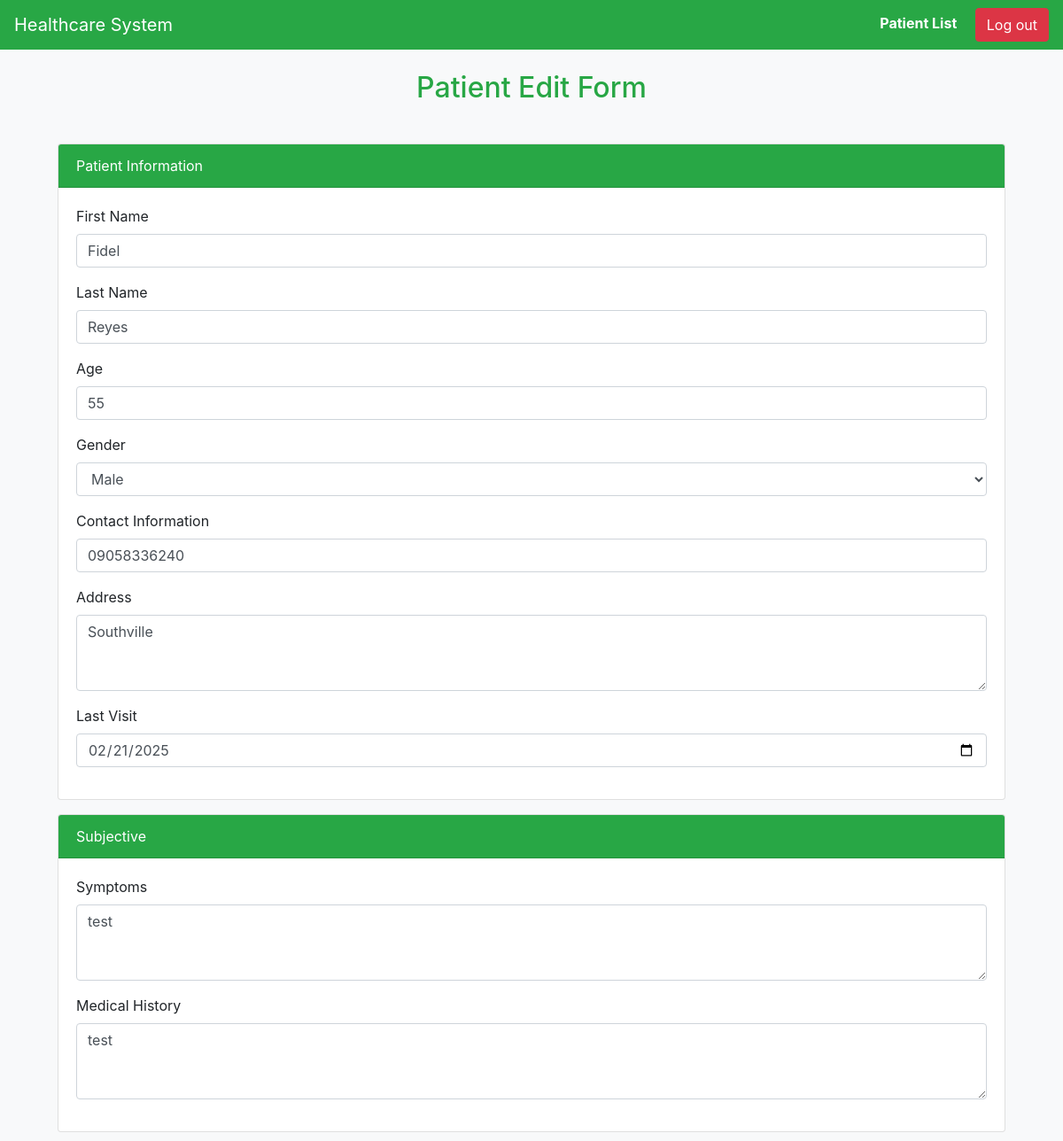
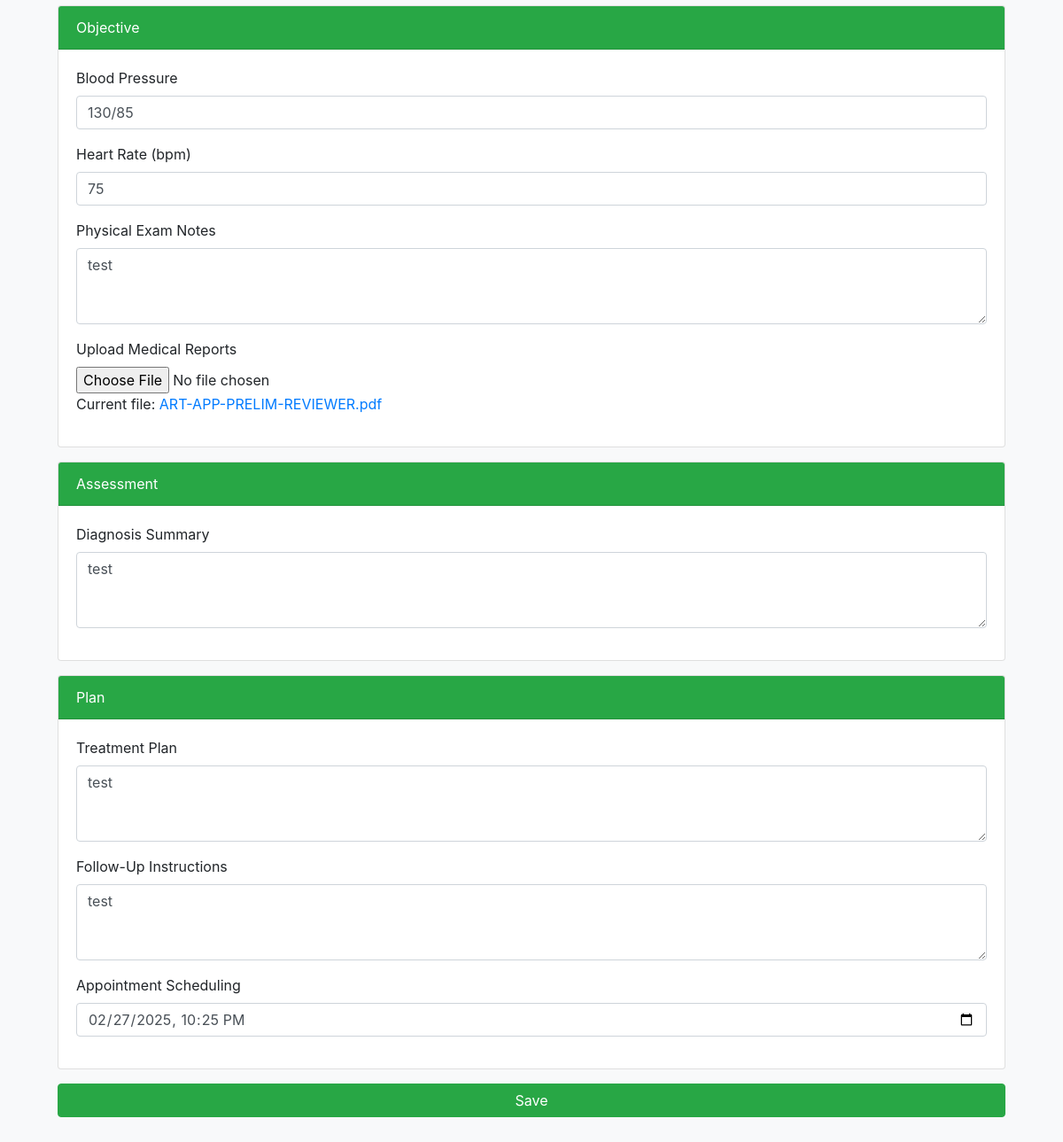
/edit-patient.php?id=6 (signed in), run on the app's committed database (2 pictures, top to bottom).
### tables this page shows
CREATE TABLE `patients` (
  `patient_id` int(11) NOT NULL,
  `first_name` varchar(50) NOT NULL,
  `last_name` varchar(50) NOT NULL,
  `age` int(11) NOT NULL,
  `gender` enum('Male','Female','Other') DEFAULT NULL,
  `contact_info` varchar(100) DEFAULT NULL,
  `address` varchar(255) NOT NULL,
  `last_visit` date DEFAULT NULL,
  `created_at` timestamp NULL DEFAULT current_timestamp()
);

CREATE TABLE `soap_notes` (
  `soap_id` int(11) NOT NULL,
  `patient_id` int(11) NOT NULL,
  `symptoms` text NOT NULL,
  `medical_history` text NOT NULL,
  `blood_pressure` varchar(10) DEFAULT NULL,
  `heart_rate` int(11) DEFAULT NULL,
  `physical_exam_notes` text DEFAULT NULL,
  `diagnosis_summary` text DEFAULT NULL,
  `treatment_plan` text DEFAULT NULL,
  `follow_up_instructions` text DEFAULT NULL,
  `appointment_date` datetime DEFAULT NULL,
  `file_path` varchar(255) DEFAULT NULL,
  `created_at` timestamp NULL DEFAULT current_timestamp()
);

### edit-patient.php (the view, shortened to what this page needs)
<?php
    include "db-connection.php";
    if ($_SERVER['REQUEST_METHOD'] == 'GET' && isset($_GET['id'])) {
        $patient_id = $_GET['id'];
        $sql = "SELECT * FROM patients WHERE patient_id = $patient_id";
        $result = $conn->query($sql);
        if ($result->num_rows > 0) {
            $patient = $result->fetch_assoc();
        } else {
            echo "<script>alert('Patient not found');</script>";
            header("Location: patient_list.php");
            exit();
        }
        $sqlSoap = "SELECT * FROM soap_notes WHERE patient_id = $patient_id";
        $resultSoap = $conn->query($sqlSoap);
        if ($resultSoap->num_rows > 0) {
            $soap = $resultSoap->fetch_assoc();
        } else {
            echo "<script>alert('SOAP notes not found');</script>";
            header("Location: patient_list.php");
            exit();
        }
    }
?>
<!DOCTYPE html>
<html lang="en">
<head>
    <link href="https://stackpath.bootstrapcdn.com/bootstrap/4.5.2/css/bootstrap.min.css" rel="stylesheet">
</head>
<body>
    <nav class="navbar navbar-expand-lg navbar-dark bg-success">
        <a class="navbar-brand" href="dashboard.php">Healthcare System</a>
        <div class="ml-auto">
            <a class="patient-list text-white mr-3 font-weight-bold" href="patient_list.php">Patient List</a>
            <a class="btn btn-danger" href="logout.php">Log out</a>
        </div>
    </nav>
    <div class="container mt-4">
        <div class="text-center mb-4">
            <h2 class="text-success">Patient Edit Form</h2>
        </div>
        <div class="card-body">
            <form action="<?php echo htmlspecialchars($_SERVER['PHP_SELF']) . '?id=' . $patient_id; ?>" method="POST" enctype="multipart/form-data">
                <div class="card mb-3">
                    <div class="card-header bg-success text-white">Patient Information</div>
                    <div class="card-body">
                        <div class="form-group">
                            <label for="firstName">First Name</label>
                            <input type="text" class="form-control" id="firstName" name="firstName" placeholder="Enter patient's first name" value="<?php echo htmlspecialchars($patient['first_name']); ?>" required>
                        </div>
                        <div class="form-group">
                            <label for="lastName">Last Name</label>
                            <input type="text" class="form-control" id="lastName" name="lastName" placeholder="Enter patient's last name" value="<?php echo htmlspecialchars($patient['last_name']); ?>" required>
                        </div>
                        <div class="form-group">
                            <label for="age">Age</label>
                            <input type="number" class="form-control" id="age" name="age" placeholder="Enter patient's age" value="<?php echo htmlspecialchars($patient['age']); ?>" required>
                        </div>
                        <div class="form-group">
                            <label for="gender">Gender</label>
                            <select class="form-control" id="gender" name="gender" required>
                                <option value="Male" <?php if ($patient['gender'] == 'Male') echo 'selected'; ?>>Male</option>
                            </select>
                        </div>
                        <div class="form-group">
                            <label for="contact">Contact Information</label>
                            <input type="text" class="form-control" id="contact" name="contact" placeholder="Enter contact information" value="<?php echo htmlspecialchars($patient['contact_info']); ?>" required>
                        </div>
                        <div class="form-group">
                            <label for="address">Address</label>
                            <textarea class="form-control" id="address" name="address" rows="3" placeholder="Enter patient's address" required><?php echo htmlspecialchars($patient['address']); ?></textarea>
                        </div>
                        <div class="form-group">
                            <label for="last-visit">Last Visit</label>
                            <input type="date" class="form-control" id="last-visit" name="last_visit" value="<?php echo htmlspecialchars($patient['last_visit']); ?>" required>
                        </div>
                    </div>
                </div>
                <div class="card mb-3">
                    <div class="card-header bg-success text-white">Subjective</div>
                    <div class="card-body">
                        <div class="form-group">
                            <label for="symptoms">Symptoms</label>
                            <textarea class="form-control" id="symptoms" name="symptoms" rows="3" placeholder="Describe the symptoms"><?php echo htmlspecialchars($soap['symptoms']); ?></textarea>
                        </div>
                        <div class="form-group">
                            <label for="medicalHistory">Medical History</label>
                            <textarea class="form-control" id="medicalHistory" name="medical_history" rows="3" placeholder="Enter medical history"><?php echo htmlspecialchars($soap['medical_history']); ?></textarea>
                        </div>
                    </div>
                </div>
                <div class="card mb-3">
                    <div class="card-header bg-success text-white">Objective</div>
                    <div class="card-body">
                        <div class="form-group">
                            <label for="bloodPressure">Blood Pressure</label>
                            <input type="text" class="form-control" id="bloodPressure" name="blood_pressure" placeholder="e.g., 120/80" value="<?php echo htmlspecialchars($soap['blood_pressure']); ?>">
                        </div>
                        <div class="form-group">
                            <label for="heartRate">Heart Rate (bpm)</label>
                            <input type="number" class="form-control" id="heartRate" name="heart_rate" placeholder="e.g., 75" value="<?php echo htmlspecialchars($soap['heart_rate']); ?>">
                        </div>
                        <div class="form-group">
                            <label for="physicalExam">Physical Exam Notes</label>
                            <textarea class="form-control" id="physicalExam" name="physical_exam" rows="3" placeholder="Notes from the physical exam"><?php echo htmlspecialchars($soap['physical_exam_notes']); ?></textarea>
                        </div>
                          <div class="form-group">
                            <label for="fileUpload">Upload Medical Reports</label>
                            <input type="file" class="form-control-file" id="fileUpload" name="medical_file">
                            <?php if (!empty($soap['file_path'])): ?>
                                <p>Current file: <a href="<?php echo htmlspecialchars($soap['file_path']); ?>" target="_blank"><?php echo basename($soap['file_path']); ?></a></p>
                            <?php endif; ?>
                        </div>
                    </div>
                </div>
                <div class="card mb-3">
                    <div class="card-header bg-success text-white">Assessment</div>
                    <div class="card-body">
                        <div class="form-group">
                            <label for="diagnosis">Diagnosis Summary</label>
                            <textarea class="form-control" id="diagnosis" name="diagnosis_summary" rows="3" placeholder="Enter diagnosis details"><?php echo htmlspecialchars($soap['diagnosis_summary']); ?></textarea>
                        </div>
                    </div>
                </div>
                <div class="card mb-3">
                    <div class="card-header bg-success text-white">Plan</div>
                    <div class="card-body">
                        <div class="form-group">
                            <label for="treatmentPlan">Treatment Plan</label>
                            <textarea class="form-control" id="treatmentPlan" name="treatment_plan" rows="3" placeholder="Describe the treatment plan"><?php echo htmlspecialchars($soap['treatment_plan']); ?></textarea>
                        </div>
                        <div class="form-group">
                            <label for="followUp">Follow-Up Instructions</label>
                            <textarea class="form-control" id="followUp" name="follow_up_instructions" rows="3" placeholder="Follow-up details and recommendations"><?php echo htmlspecialchars($soap['follow_up_instructions']); ?></textarea>
                        </div>
                        <div class="form-group">
                            <label for="appointment">Appointment Scheduling</label>
                            <input type="datetime-local" class="form-control" id="appointment" name="appointment_date" value="<?php echo htmlspecialchars($soap['appointment_date']); ?>">
                        </div>
                    </div>
                </div>
                <button type="submit" class="btn btn-primary btn-block">Save</button>
            </form>
        </div>
    </div>
</body>
</html>

### edit-patient.php (style rules this page uses)
body { background-color: #f8f9fa; }
.btn-primary { background-color: #28a745; border-color: #28a745; }

### data on the page
patients: firstName "Fidel", lastName "Reyes", age "55", gender "Male", contact "09058336240", address "Southville", last_visit "02/21/2025"
soap_notes: symptoms "test", medical_history "test", blood_pressure "130/85", heart_rate "75", physical_exam "test", file_path "ART-APP-PRELIM-REVIEWER.pdf", diagnosis_summary "test", treatment_plan "test", follow_up_instructions "test", appointment_date "02/27/2025 22:25"
